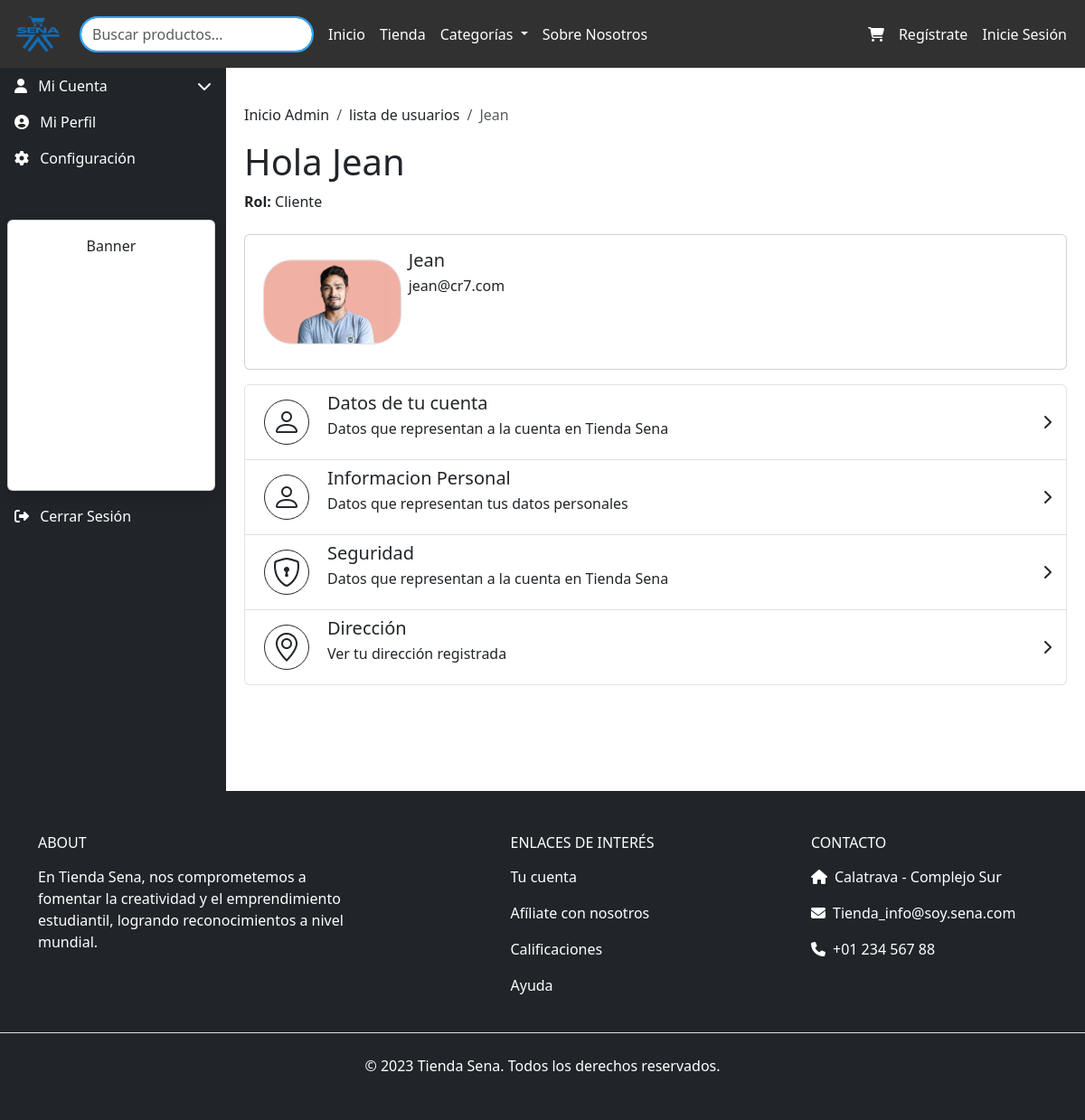
The app's page /perfil_usuario_id/12/, older data.
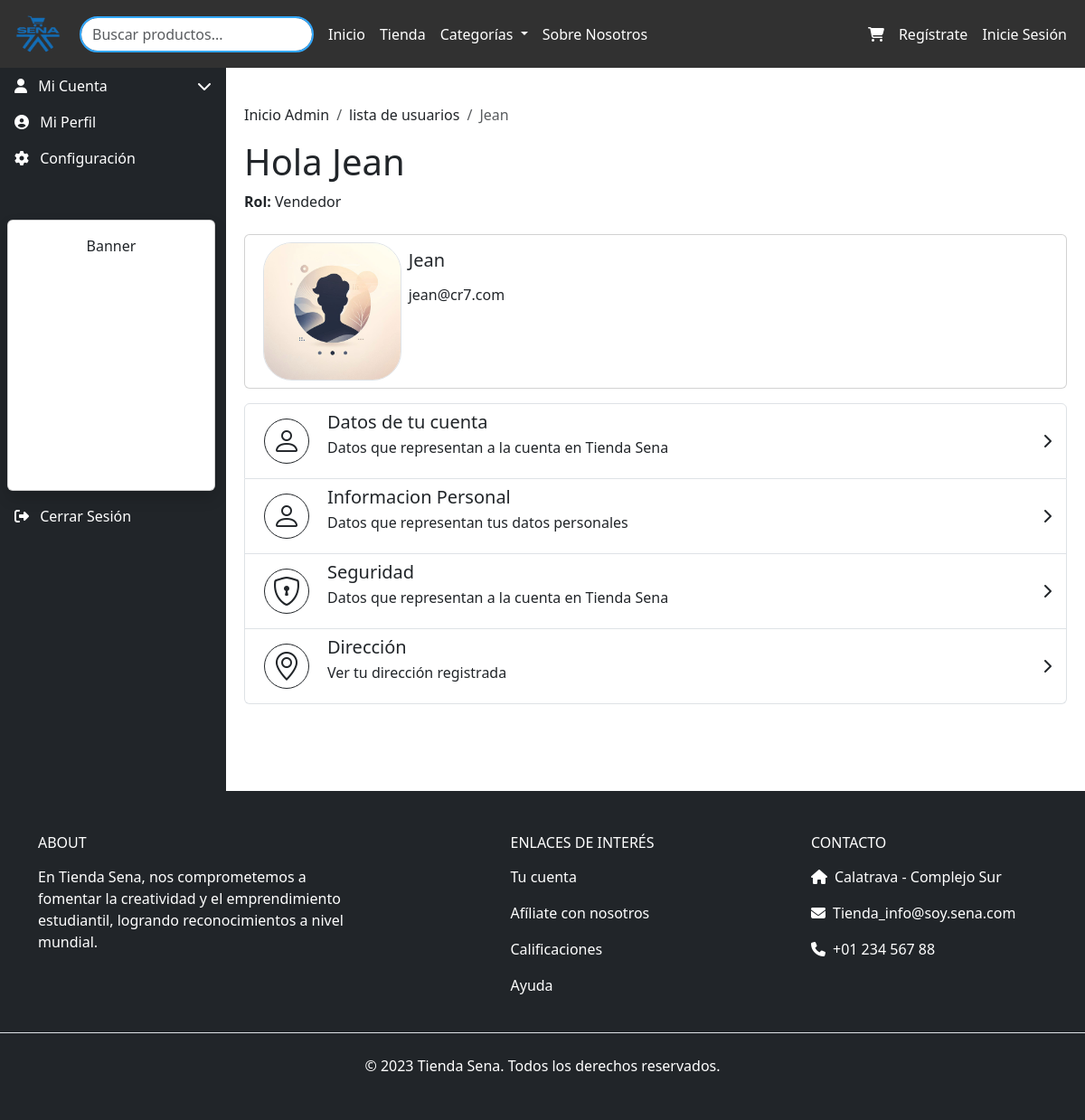
The same page, newer data.
### tienda_sena/models.py (models this page shows, shortened)
class Usuario(models.Model):
    nombre_apellido = models.CharField(max_length=150)
    documento = models.CharField(max_length=20, default="000000")
    contacto = models.IntegerField(default=0)
    correo = models.CharField(max_length=254, unique=True)
    password = models.CharField(max_length=128)
    ROLES = (
        (1, "Administrador"),
        (2, "Cliente"),
        (3, "Vendedor"),
    )
    rol = models.IntegerField(choices=ROLES, default=2)
    imagen_perfil = models.ImageField(upload_to='usuarios/', null=True, blank=True)

### tienda_sena/views.py (the view)
# urls.py: path('perfil_usuario_id/<int:id_usuario>/', views.perfil_usuario_id, name='perfil_usuario_id'),
def perfil_usuario_id(request, id_usuario):
    q = Usuario.objects.get(pk=id_usuario)
    breadcrumbs = [
        ("Inicio Admin", reverse("panel_admin")),
        ("lista de usuarios", reverse("usuarios")),
        (q.nombre_apellido, reverse("perfil_usuario_id", args=[q.id])),
    ]
    return render(request, "usuarios/perfil_usuario.html",{
        "dato": q,
        "breadcrumbs": breadcrumbs,
    })

### tienda_sena/templates/usuarios/perfil_usuario.html (shortened to what this page needs)
{% extends 'bases/base.html' %}
{% load static breadcrumbs %}
{% if user.is_authenticated %}
{% block main %}
<link rel="stylesheet" href="https://cdn.jsdelivr.net/npm/bootstrap-icons@1.11.3/font/bootstrap-icons.min.css">
<div class="d-flex" style="min-height: 100vh;">
    {% include 'bases/_sidebar_usuario.html' %}
    <div class="container content" style="padding: 20px;padding-top: 40px;">
        {% render_breadcrumbs breadcrumbs %}
        <h1>Hola {{ dato.nombre_apellido }}</h1>
        <p><strong>Rol:</strong> {{ dato.get_rol_display }}</p>
        <div class="card text-center mt-4 mb-3">
            <div class="row d-flex justify-content-end p-2">
                <div class="col-12 col-md-2 d-flex justify-content-center align-items-center p-0">
                    {% if dato.imagen_perfil %}
                        <img src="{{ dato.imagen_perfil.url }}" class="border rounded-5 img-fluid" alt="Client Avatar">
                    {% else %}
                        <img src="{% static 'assets/Andres.png' %}" class="border rounded-5 img-fluid" alt="Client Avatar">
                    {% endif %}
                </div>
                <div class="col-12 col-md-10 row d-flex text-start mb-5 p-2" data-bs-toggle="modal" data-bs-target="#userModal2">
                    <h5 class="client-name mb-1">{{ dato.nombre_apellido }}</h5>
                    <p>{{ dato.correo }}</p>
                </div>
            </div>
        </div>
        <div class="list-group">
            <a href="#" class="list-group-item list-group-item-action">
                <div class="row text-center">
                    <div class="col-2 col-sm-1 d-flex align-items-center justify-content-end p-2 d-none d-sm-flex">
                        <i class="border border-dark bi bi-person rounded-5 fs-2" style="width: 50px;"></i>
                    </div>
                    <div class="col-8 col-md-9 text-start" data-bs-toggle="modal" data-bs-target="#userModal2">
                        <h5 class="mb-1">Datos de tu cuenta</h5>
                        <p class="mb-0">Datos que representan a la cuenta en Tienda Sena</p>
                    </div>
                    <div class="col-2 d-flex align-items-center justify-content-end">
                        <i class="fas fa-chevron-right"></i>
                    </div>
                </div>
            </a>
            <a href="#" class="list-group-item list-group-item-action">
                <div class="row text-center">
                    <div class="col-2 col-sm-1 d-flex align-items-center justify-content-end p-2 d-none d-sm-flex">
                        <i class="border border-dark bi bi-person rounded-5 fs-2" style="width: 50px;"></i>
                    </div>
                    <div class="col-8 col-md-9 text-start" data-bs-toggle="modal" data-bs-target="#userModal1">
                        <h5 class="mb-1">Informacion Personal</h5>
                        <p class="mb-0">Datos que representan tus datos personales</p>
                    </div>
                    <div class="col-2 d-flex align-items-center justify-content-end">
                        <i class="fas fa-chevron-right"></i>
                    </div>
                </div>
            </a>
            <a href="#" class="list-group-item list-group-item-action">
                <div class="row text-center">
                    <div class="col-2 col-sm-1 d-flex align-items-center justify-content-end p-2 d-none d-sm-flex">
                        <i class="border border-dark bi bi-shield-lock rounded-5 fs-2" style="width: 50px;"></i>
                    </div>
                    <div class="col-8 col-md-9 text-start">
                        <h5 class="mb-1">Seguridad</h5>
                        <p class="mb-0">Datos que representan a la cuenta en Tienda Sena</p>
                    </div>
                    <div class="col-2 d-flex align-items-center justify-content-end">
                        <i class="fas fa-chevron-right"></i>
                    </div>
                </div>
            </a>
            <a href="#" class="list-group-item list-group-item-action" data-bs-toggle="modal" data-bs-target="#direccionModal">
                <div class="row text-center">
                    <div class="col-2 col-sm-1 d-flex align-items-center justify-content-end p-2 d-none d-sm-flex">
                        <i class="border border-dark bi bi-geo-alt rounded-5 fs-2" style="width: 50px;"></i>
                    </div>
                    <div class="col-8 col-md-9 text-start">
                        <h5 class="mb-1">Dirección</h5>
                        <p class="mb-0">Ver tu dirección registrada</p>
                    </div>
                    <div class="col-2 d-flex align-items-center justify-content-end">
                        <i class="fas fa-chevron-right"></i>
                    </div>
                </div>
            </a>
        </div>
    </div>
</div>
{% endblock %}
{% else %}
<h1>Iniciar Sesión</h1>
{% endif %}

### tienda_sena/templates/bases/base.html (shortened to what this page needs)
{% load static humanize custom_filters breadcrumbs %}
<!DOCTYPE html>
<html lang="en">
<head>
  <link rel="stylesheet" href="{% static 'css/style.css' %}" />
  <link rel="stylesheet" href="{% static 'css/login.css' %}" />
  <link rel="stylesheet" href="{% static 'css/bootstrap.min.css' %}" />
  <link href="https://cdn.jsdelivr.net/npm/bootstrap-icons/font/bootstrap-icons.css" rel="stylesheet">
  <link href="https://cdnjs.cloudflare.com/ajax/libs/font-awesome/6.4.2/css/all.min.css" rel="stylesheet">
</head>
<body>
  <header class="text-white">
    <nav class="nav_styles navbar navbar-expand-lg position-relative">
      <div class="container-fluid">
        <a class="navbar-brand" href="{% url 'index' %}">
          <img src="{% static 'assets/canvas.png' %}" alt="Logo" width="60" height="48" class="d-inline-block align-text-top">
        </a>
        <form class="d-flex my-2 my-lg-0 search-form" role="search" method="get" action="{% url 'buscar_productos' %}">
          <input class="form-control me-2" type="search" name="q" placeholder="Buscar productos..." aria-label="Buscar">
        </form>
        <div class="collapse navbar-collapse" id="navbarSupportedContent">
          <ul class="navbar-nav me-auto mb-2 mb-lg-0">
            <li class="nav-item">
              <a class="nav-link active fw-medium text-white" href="{% url 'index' %}">Inicio</a>
            </li>
            <li class="nav-item">
              <a class="nav-link active fw-medium text-white" href="{% url 'lista_productos' %}">Tienda</a>
            </li>
            <li class="nav-item dropdown">
                <a class="nav-link dropdown-toggle text-white" href="#" id="categoriasDropdown" role="button"
                   data-bs-toggle="dropdown" aria-expanded="false">
                    Categorías
                </a>
            </li>
            <li class="nav-item">
              <a class="nav-link active fw-medium text-white" href="{% url 'sobre_nosotros' %}">Sobre Nosotros</a>
            </li>
          </ul>
          <ul class="navbar-nav ms-auto mb-2 mb-lg-0">
            <li class="nav-item">
              <a class="nav-link contact-button fw-medium text-white" href="{% url 'carrito' %}">
                <i class="fas fa-shopping-cart"></i>
              </a>
            </li>
            <li class="nav-item">
              {% if request.session.pista %}
              <div class="d-flex">
                <a class="nav-link contact-button fw-medium text-white iniciar-sesion-btn" href="{% url 'logout' %}">Cerrar sesión</a>
                <a class="nav-link contact-button fw-medium text-white iniciar-sesion-btn" href="{% url 'perfil_usuario' %}">
                  {% if request.session.pista.rol == 1 %}Admin{% else %}Mi Perfil{% endif %}
                </a>
              </div>
              {% else %}
                <a class="nav-link contact-button fw-medium text-white" href="{% url 'registrarse' %}">Regístrate</a>
              </li>
              <li class="nav-item iniciar-sesion-btn">
                <a class="nav-link contact-button fw-medium text-white" href="{% url 'login' %}">Inicie Sesión</a>
              {% endif %}
            </li>
          </ul>
        </div>
      </div>
    </nav>
  </header>
    <main>
      {% block main %} {% endblock %}
    </main>
    <footer class="bg-dark text-white pt-5 pb-4">
        <div class="container">
          <div class="row text-center text-md-start">
            <div class="col-12 col-md-4 col-lg-4 mb-4">
              <h6 class="text-uppercase font-weight-bold mb-3">About</h6>
              <p>
                En Tienda Sena, nos comprometemos a fomentar la creatividad y el emprendimiento estudiantil, logrando
                reconocimientos a nivel mundial.
              </p>
            </div>
            <div class="col-12 col-md-4 col-lg-2 mx-auto mb-4">
              <h6 class="text-uppercase font-weight-bold mb-3">Enlaces de interés</h6>
              <p><a href="#" class="text-white text-decoration-none">Tu cuenta</a></p>
              <p><a href="#" class="text-white text-decoration-none">Afíliate con nosotros</a></p>
              <p><a href="#" class="text-white text-decoration-none">Calificaciones</a></p>
              <p><a href="#" class="text-white text-decoration-none">Ayuda</a></p>
            </div>
            <div class="col-12 col-md-4 col-lg-3 mb-4">
              <h6 class="text-uppercase font-weight-bold mb-3">Contacto</h6>
              <p><i class="fas fa-home me-2"></i>Calatrava - Complejo Sur</p>
              <p><i class="fas fa-envelope me-2"></i>Tienda_info@soy.sena.com</p>
              <p><i class="fas fa-phone me-2"></i>+01 234 567 88</p>
            </div>
          </div>
        </div>
        <div class="text-center py-4 border-top">
          © 2023 Tienda Sena. Todos los derechos reservados.
        </div>
    </footer>
</body>
</html>

### tienda_sena/templates/bases/_sidebar_usuario.html (shortened to what this page needs)
{% load static breadcrumbs %}
<nav class="sidebar bg-dark text-white flex-shrink-0 d-none d-md-block"
     style="width: 250px; top: 56px; bottom: 56px; overflow-y: auto;">
    {% include 'bases/_sidebar_content.html' %}
</nav>

### tienda_sena/templates/bases/_sidebar_content.html (shortened to what this page needs)
<ul class="nav flex-column" id="sidebarMenu">
    {% if request.session.pista.rol == 1 %}
        <ul class="nav flex-column" id="sidebarMenu">
            <li class="nav-item">
            <a class="nav-link text-white" href="{% url 'panel_admin' %}">
                <i class="fas fa-user-circle me-2"></i> Dashboard
            </a>
            </li>
            <li class="nav-item">
                <a class="nav-link text-white" href="{% url 'perfil_usuario' %}">
                    <i class="fas fa-user-circle me-2"></i> Mi Perfil
                </a>
            </li>
            <li class="nav-item">
            <a class="nav-link text-white d-flex justify-content-between align-items-center"
                data-bs-toggle="collapse"
                href="#miCuentaCollapse"
                role="button"
                aria-expanded="false"
                aria-controls="miCuentaCollapse">
                <span><i class="fas fa-user me-2"></i> Pedidos</span>
                <i class="fas fa-chevron-down"></i>
            </a>
            <ul class="collapse list-unstyled" id="miCuentaCollapse">
                <li><a class="nav-link text-white ms-4" href="#">....</a></li>
                <li><a class="nav-link text-white ms-4" href="#">....</a></li>
                <li><a class="nav-link text-white ms-4" href="#">....</a></li>
            </ul>
            </li>
            <li class="nav-item">
            <a class="nav-link text-white" href="{% url 'productos_admnin' %}">
                <i class="fas fa-user-circle me-2"></i> Productos
            </a>
            </li>
            <li class="nav-item">
            <a class="nav-link text-white" href="#">
                <i class="fas fa-cog me-2"></i> Categorias
            </a>
            </li>
            <li class="nav-item">
            <a class="nav-link text-white" href="{% url 'usuarios' %}">
                <i class="fas fa-user me-2"></i> Usuarios
            </a>
            </li>
            <li class="nav-item">
            <a class="nav-link text-white" href="#">
                <i class="fas fa-cog me-2"></i> Configuracion
            </a>
            </li>
            <li class="nav-item">
            <a class="nav-link text-white" href="#">
                <i class="fas fa-cog me-2"></i> Configuracion Personal
            </a>
            </li>
            <div class=" bottom-0 m-2 mt-5" style="width: 230px; height: 300px;">
                <div class="card text-center shadow" style="height: 100%;">
                    <div class="card-body">
                        <p class="mb-0">Banner</p>
                    </div>
                </div>
            </div>
            <div class="logout-button">
                <a class="nav-link text-white" href="{% url 'logout' %}">
                    <i class="fas fa-sign-out-alt me-2"></i> Cerrar Sesión
                </a>
            </div>
        </ul>
    {% else %}
            <li class="nav-item">
                <a class="nav-link text-white d-flex justify-content-between align-items-center"
                data-bs-toggle="collapse"
                href="#miCuentaCollapse"
                role="button"
                aria-expanded="false"
                aria-controls="miCuentaCollapse">
                    <span><i class="fas fa-user me-2"></i> Mi Cuenta</span>
                    <i class="fas fa-chevron-down"></i>
                </a>
            </li>
            <li class="nav-item">
                <a class="nav-link text-white" href="#">
                    <i class="fas fa-user-circle me-2"></i> Mi Perfil
                </a>
            </li>
            <li class="nav-item">
                <a class="nav-link text-white" href="#">
                    <i class="fas fa-cog me-2"></i> Configuración
                </a>
            </li>
            <div class=" bottom-0 m-2 mt-5" style="width: 230px; height: 300px;">
                <div class="card text-center shadow" style="height: 100%;">
                    <div class="card-body">
                        <p class="mb-0">Banner</p>
                    </div>
                </div>
            </div>
            <div class="logout-button">
                <a class="nav-link text-white" href="{% url 'logout' %}">
                    <i class="fas fa-sign-out-alt me-2"></i> Cerrar Sesión
                </a>
            </div>
    {% endif %}
</ul>

### tienda_sena/templates/partials/breadcrumbs.html
<nav aria-label="breadcrumb" class="mb-3">
    <ol class="breadcrumb">
        {% for label, url in breadcrumbs %}
            {% if forloop.last %}
                <li class="breadcrumb-item active" aria-current="page">{{ label }}</li>
            {% elif url %}
                <li class="breadcrumb-item">
                    <a href="{{ url }}" class="text-dark text-decoration-none">{{ label }}</a>
                </li>
            {% else %}
                <li class="breadcrumb-item">{{ label }}</li>
            {% endif %}
        {% endfor %}
    </ol>
</nav>

Row changes from the older to the newer data that the page shows:
changed Usuario "Jean": rol "Cliente" → "Vendedor"; imagen_perfil: picture added
